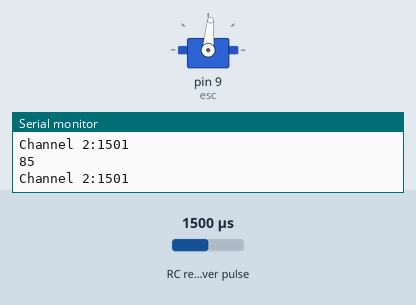
Simulated run of this sketch. Board: Arduino Uno, built with avr-gcc and run on an emulated ATmega328P. Shown: servo, the last lines printed to the serial monitor. Wiring (inferred from the names in the program): RC receiver channel: data pin 6. The inputs (shaded band) are chosen by the test bench; at power-on: RC receiver pulse 1500 µs.

Above: at 1.2 s.
1.3 s: RC receiver pulse (sensor on pin 6) set to 1020 µs
At 3.6 s:
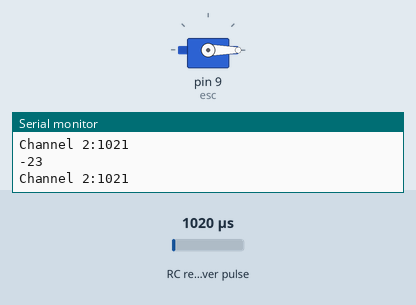
4.3 s: RC receiver pulse (sensor on pin 6) set to 1250 µs
At 6.9 s:
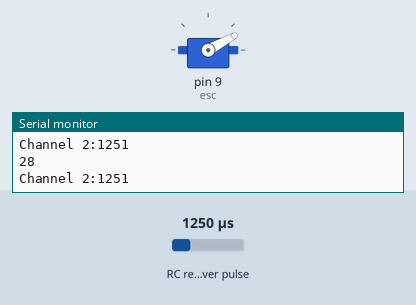
7.3 s: RC receiver pulse (sensor on pin 6) set to 1750 µs
At 10.0 s:
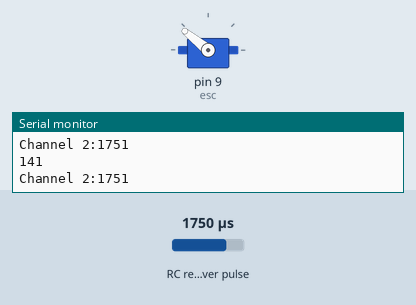
10.3 s: RC receiver pulse (sensor on pin 6) set to 1980 µs
At 13.0 s:
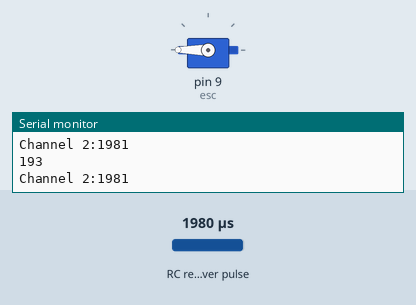
13.3 s: RC receiver pulse (sensor on pin 6) set to 1500 µs
At 15.6 s:
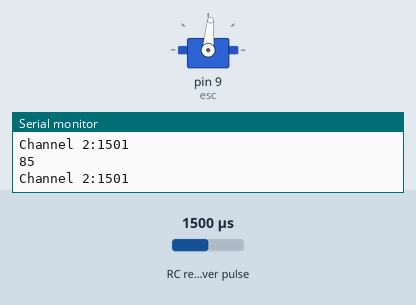
Timing chart, 0 to 17.1 s (numbered marks = the images above; inputs shaded):
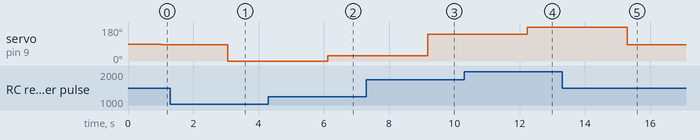

Measured:
- after the input at 1.3 s, servo on pin 9 (esc): 85° → 0° after 1.8 s
- after the input at 4.3 s, servo on pin 9 (esc): 0° → 28° after 1.8 s
- after the input at 7.3 s, servo on pin 9 (esc): 28° → 141° after 1.9 s
- after the input at 10.3 s, servo on pin 9 (esc): 141° → 180° after 1.9 s
- after the input at 13.3 s, servo on pin 9 (esc): 180° → 85° after 2.0 s

The sketch:

brushless_motors_speed_siglalcheck.ino
```cpp
//#include <Servo.h>
//
//Servo esc1;
//Servo esc2;
//int throttlePin = 0;
//int stearpin = 1;
//int stear1;
//int stear2;
//int minPulseRate = 1000;
//int maxPulseRate = 2000;
//int throttleChangeDelay = 100;
//
//void setup()
//{
//  Serial.begin(9600);
//  // Attach the the servo to the correct pin and set the pulse range
//  esc1.attach(9,minPulseRate,maxPulseRate);
//  esc2.attach(10,minPulseRate,maxPulseRate);
////  // Write a minimum value (most ESCs require this correct startup)
//  esc1.write(0);
//  esc2.write(0);
//}
//
//void loop()
//{
////  if (Serial.available() > 0) {
//    int throttle = analogRead(throttlePin);
//    throttle = map(throttle, 0, 1023, 0, 180);
//    //esc.write(throttle);
//    int stear = analogRead(stearpin);
//    stear1 = map(stear, 0, 1023, 0, 180) - 90;
//    stear2 = 90 - stear1;
////    if (abs(stear1) > 10 && (abs(stear1) + throttle) > 135) {
////      throttle = throttle - 45;
////    }
//     esc1.write(stear1 + throttle);
//     esc2.write(stear2 + throttle);
////    changeThrottle(stear1 + throttle, 1);
////    changeThrottle(stear2 + throttle, 2);
////  }
//}
//
//int readThrottle(int a) {
//  int t;
//  if (a == 1)
//    t = esc1.read();
//  if (a == 2)
//    t = esc2.read();
//
//  Serial.print("Current throttle is: ");
//  Serial.println(t);
//
//  return t;
//}
//
//void changeThrottle(int tt, int a) {
//
//  // Read the current throttle value
//  int currentThrottle = readThrottle(a);
//
//  // Are we going up or down?
//  int step = 1;
//  if ( tt < currentThrottle )
//    step = -1;
//
//  // Slowly move to the new throttle value
//  while ( currentThrottle != tt ) {
//    if (a == 1)
//      esc1.write(currentThrottle + step);
//    if (a == 2)
//      esc2.write(currentThrottle + step);
//    currentThrottle = readThrottle(a);
//    delay(throttleChangeDelay);
//  }
//
//}

//#include <Servo.h>
//
//Servo esc;
//
//int escPin = 9;
//int minPulseRate = 1000;
//int maxPulseRate = 2000;
//int throttleChangeDelay = 100;
//
//void setup() {
//
//  Serial.begin(9600);
//  Serial.setTimeout(500);
//
//  // Attach the the servo to the correct pin and set the pulse range
//  esc.attach(escPin, minPulseRate, maxPulseRate);
//  // Write a minimum value (most ESCs require this correct startup)
//  esc.write(0);
//
//}
//
//void loop() {
//
//  // Wait for some input
//  if (Serial.available() > 0) {
//
//    // Read the new throttle value
//        int throttle1 = analogRead(0);
//    throttle1 = map(throttle1, 1023*0.26/5, 1023*0.48/5, 0, 180);
////    int throttle = normalizeThrottle( Serial.parseInt() );
//
//    // Print it out
//    Serial.print("Setting throttle to: ");
//    Serial.println(throttle1);
//
//    // Change throttle to the new value
//    esc.write(throttle1);
//
//  }
//
//}

//void changeThrottle(int throttle) {
//
//  // Read the current throttle value
//  int currentThrottle = readThrottle();
//
//  // Are we going up or down?
//  int step = 1;
//  if( throttle < currentThrottle )
//    step = -1;
//
//  // Slowly move to the new throttle value
//  while( currentThrottle != throttle ) {
//    esc.write(currentThrottle + step);
//    currentThrottle = readThrottle();
//    delay(throttleChangeDelay);
//  }
//
//}
//
//int readThrottle() {
//  int throttle = esc.read();
//
//  Serial.print("Current throttle is: ");
//  Serial.println(throttle);
//
//  return throttle;
//}
//
//// Ensure the throttle value is between 0 - 180
//int normalizeThrottle(int value) {
//  if( value < 0 )
//    return 0;
//  if( value > 180 )
//    return 180;
//  return value;
//}

#include <Servo.h>

Servo esc;
int throttlePin = 6;

void setup()
{
Serial.begin(9600);
esc.attach(9);
}

void loop()
{
int throttle = pulseIn(throttlePin,HIGH);
  Serial.print("Channel 2:");
  Serial.println(throttle);
delay(1000);
//throttle = map(throttle,53, 102, 0,1023);
throttle = map(throttle, 1125,1920,0, 180);
esc.write(throttle);
  Serial.println(throttle);
}
```
